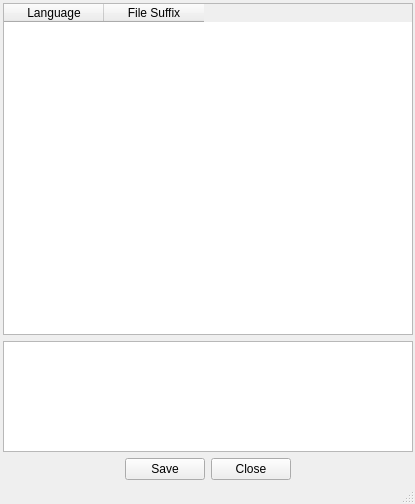
<?xml version="1.0" encoding="UTF-8"?>
<ui version="4.0">
 <class>LangExtSetClass</class>
 <widget class="QMainWindow" name="LangExtSetClass">
  <property name="geometry">
   <rect>
    <x>0</x>
    <y>0</y>
    <width>415</width>
    <height>504</height>
   </rect>
  </property>
  <property name="windowTitle">
   <string>LangExtSet</string>
  </property>
  <widget class="QWidget" name="centralWidget">
   <layout class="QVBoxLayout" name="verticalLayout_2">
    <property name="leftMargin">
     <number>3</number>
    </property>
    <property name="topMargin">
     <number>3</number>
    </property>
    <property name="rightMargin">
     <number>2</number>
    </property>
    <property name="bottomMargin">
     <number>2</number>
    </property>
    <item>
     <layout class="QVBoxLayout" name="verticalLayout" stretch="3,1">
      <item>
       <widget class="QTableWidget" name="langTableWidget">
        <property name="selectionMode">
         <enum>QAbstractItemView::SingleSelection</enum>
        </property>
        <attribute name="horizontalHeaderStretchLastSection">
         <bool>false</bool>
        </attribute>
        <column>
         <property name="text">
          <string>Language</string>
         </property>
        </column>
        <column>
         <property name="text">
          <string>File Suffix</string>
         </property>
        </column>
       </widget>
      </item>
      <item>
       <widget class="QPlainTextEdit" name="plainTextEdit"/>
      </item>
     </layout>
    </item>
    <item>
     <layout class="QHBoxLayout" name="horizontalLayout">
      <item>
       <spacer name="horizontalSpacer">
        <property name="orientation">
         <enum>Qt::Horizontal</enum>
        </property>
        <property name="sizeHint" stdset="0">
         <size>
          <width>40</width>
          <height>20</height>
         </size>
        </property>
       </spacer>
      </item>
      <item>
       <widget class="QPushButton" name="pushButton">
        <property name="text">
         <string>Save</string>
        </property>
       </widget>
      </item>
      <item>
       <widget class="QPushButton" name="pushButton_2">
        <property name="text">
         <string>Close</string>
        </property>
       </widget>
      </item>
      <item>
       <spacer name="horizontalSpacer_2">
        <property name="orientation">
         <enum>Qt::Horizontal</enum>
        </property>
        <property name="sizeHint" stdset="0">
         <size>
          <width>40</width>
          <height>20</height>
         </size>
        </property>
       </spacer>
      </item>
     </layout>
    </item>
   </layout>
  </widget>
  <widget class="QStatusBar" name="statusBar"/>
 </widget>
 <layoutdefault spacing="6" margin="11"/>
 <resources/>
 <connections>
  <connection>
   <sender>pushButton</sender>
   <signal>clicked()</signal>
   <receiver>LangExtSetClass</receiver>
   <slot>slot_save()</slot>
   <hints>
    <hint type="sourcelabel">
     <x>374</x>
     <y>466</y>
    </hint>
    <hint type="destinationlabel">
     <x>394</x>
     <y>509</y>
    </hint>
   </hints>
  </connection>
  <connection>
   <sender>pushButton_2</sender>
   <signal>clicked()</signal>
   <receiver>LangExtSetClass</receiver>
   <slot>close()</slot>
   <hints>
    <hint type="sourcelabel">
     <x>467</x>
     <y>467</y>
    </hint>
    <hint type="destinationlabel">
     <x>529</x>
     <y>479</y>
    </hint>
   </hints>
  </connection>
 </connections>
 <slots>
  <slot>slot_save()</slot>
 </slots>
</ui>
